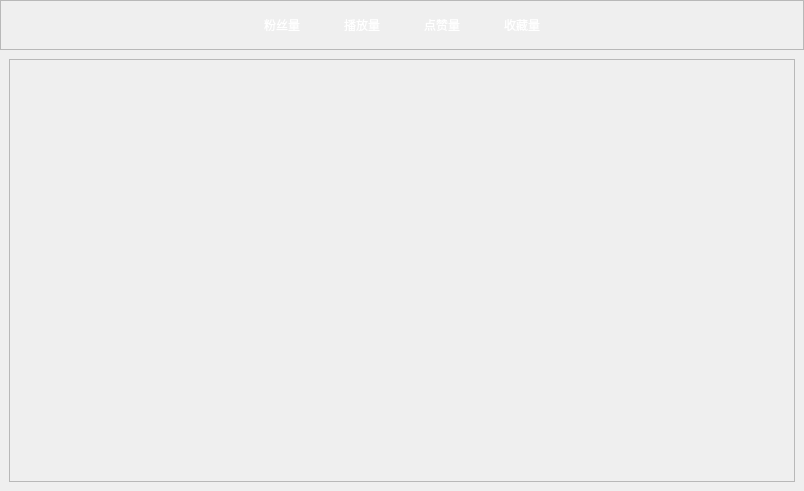
<?xml version="1.0" encoding="UTF-8"?>
<ui version="4.0">
 <class>DataAnalysis</class>
 <widget class="QWidget" name="DataAnalysis">
  <property name="geometry">
   <rect>
    <x>0</x>
    <y>0</y>
    <width>804</width>
    <height>491</height>
   </rect>
  </property>
  <property name="windowTitle">
   <string>Form</string>
  </property>
  <layout class="QVBoxLayout" name="verticalLayout_2">
   <property name="spacing">
    <number>0</number>
   </property>
   <property name="leftMargin">
    <number>0</number>
   </property>
   <property name="topMargin">
    <number>0</number>
   </property>
   <property name="rightMargin">
    <number>0</number>
   </property>
   <property name="bottomMargin">
    <number>0</number>
   </property>
   <item>
    <layout class="QVBoxLayout" name="verticalLayout">
     <item>
      <widget class="QFrame" name="frame_title">
       <property name="minimumSize">
        <size>
         <width>0</width>
         <height>50</height>
        </size>
       </property>
       <property name="maximumSize">
        <size>
         <width>16777215</width>
         <height>50</height>
        </size>
       </property>
       <property name="styleSheet">
        <string notr="true">QPushButton
{
color: white;
border-radius: 0px;
font: 400 15px &quot;微软雅黑&quot;;
}

QPushButton:hover
{
color: #f52c94;
border: 0px solid #f52c94;
font: 800 15px &quot;微软雅黑&quot;;
border-bottom-width: 1px;
}

QPushButton:checked
{
color: #f52c94;

border: 0px solid #f52c94;
font: 800 15px &quot;微软雅黑&quot;;
border-bottom-width: 1px;
}</string>
       </property>
       <property name="frameShape">
        <enum>QFrame::StyledPanel</enum>
       </property>
       <property name="frameShadow">
        <enum>QFrame::Raised</enum>
       </property>
       <layout class="QHBoxLayout" name="horizontalLayout">
        <property name="spacing">
         <number>30</number>
        </property>
        <property name="leftMargin">
         <number>0</number>
        </property>
        <property name="topMargin">
         <number>0</number>
        </property>
        <property name="rightMargin">
         <number>0</number>
        </property>
        <property name="bottomMargin">
         <number>0</number>
        </property>
        <item>
         <spacer name="horizontalSpacer">
          <property name="orientation">
           <enum>Qt::Horizontal</enum>
          </property>
          <property name="sizeHint" stdset="0">
           <size>
            <width>235</width>
            <height>20</height>
           </size>
          </property>
         </spacer>
        </item>
        <item>
         <widget class="QPushButton" name="pushButton_fanscount">
          <property name="minimumSize">
           <size>
            <width>50</width>
            <height>28</height>
           </size>
          </property>
          <property name="maximumSize">
           <size>
            <width>50</width>
            <height>28</height>
           </size>
          </property>
          <property name="text">
           <string>粉丝量</string>
          </property>
         </widget>
        </item>
        <item>
         <widget class="QPushButton" name="pushButton_playcount">
          <property name="minimumSize">
           <size>
            <width>50</width>
            <height>28</height>
           </size>
          </property>
          <property name="maximumSize">
           <size>
            <width>50</width>
            <height>28</height>
           </size>
          </property>
          <property name="text">
           <string>播放量</string>
          </property>
         </widget>
        </item>
        <item>
         <widget class="QPushButton" name="pushButton_likecount">
          <property name="minimumSize">
           <size>
            <width>50</width>
            <height>28</height>
           </size>
          </property>
          <property name="maximumSize">
           <size>
            <width>50</width>
            <height>28</height>
           </size>
          </property>
          <property name="text">
           <string>点赞量</string>
          </property>
         </widget>
        </item>
        <item>
         <widget class="QPushButton" name="pushButton_collectcount">
          <property name="minimumSize">
           <size>
            <width>50</width>
            <height>28</height>
           </size>
          </property>
          <property name="maximumSize">
           <size>
            <width>50</width>
            <height>28</height>
           </size>
          </property>
          <property name="text">
           <string>收藏量</string>
          </property>
         </widget>
        </item>
        <item>
         <spacer name="horizontalSpacer_2">
          <property name="orientation">
           <enum>Qt::Horizontal</enum>
          </property>
          <property name="sizeHint" stdset="0">
           <size>
            <width>235</width>
            <height>20</height>
           </size>
          </property>
         </spacer>
        </item>
       </layout>
      </widget>
     </item>
     <item>
      <widget class="QStackedWidget" name="stackedWidget_contents">
       <property name="currentIndex">
        <number>1</number>
       </property>
       <widget class="QWidget" name="page_fanscounts">
        <layout class="QVBoxLayout" name="verticalLayout_3">
         <item>
          <widget class="QScrollArea" name="scrollArea_fans">
           <property name="widgetResizable">
            <bool>true</bool>
           </property>
           <widget class="QWidget" name="scrollArea_fans_2">
            <property name="geometry">
             <rect>
              <x>0</x>
              <y>0</y>
              <width>782</width>
              <height>413</height>
             </rect>
            </property>
           </widget>
          </widget>
         </item>
        </layout>
       </widget>
       <widget class="QWidget" name="page_playcounts">
        <layout class="QVBoxLayout" name="verticalLayout_4">
         <item>
          <widget class="QScrollArea" name="scrollArea_plays">
           <property name="widgetResizable">
            <bool>true</bool>
           </property>
           <widget class="QWidget" name="scrollAreaWidgetContents_2">
            <property name="geometry">
             <rect>
              <x>0</x>
              <y>0</y>
              <width>782</width>
              <height>413</height>
             </rect>
            </property>
           </widget>
          </widget>
         </item>
        </layout>
       </widget>
       <widget class="QWidget" name="page_likecounts">
        <layout class="QVBoxLayout" name="verticalLayout_5">
         <item>
          <widget class="QScrollArea" name="scrollArea_likes">
           <property name="widgetResizable">
            <bool>true</bool>
           </property>
           <widget class="QWidget" name="scrollAreaWidgetContents_3">
            <property name="geometry">
             <rect>
              <x>0</x>
              <y>0</y>
              <width>782</width>
              <height>413</height>
             </rect>
            </property>
           </widget>
          </widget>
         </item>
        </layout>
       </widget>
       <widget class="QWidget" name="page_colcounts">
        <layout class="QVBoxLayout" name="verticalLayout_6">
         <item>
          <widget class="QScrollArea" name="scrollArea_cols">
           <property name="widgetResizable">
            <bool>true</bool>
           </property>
           <widget class="QWidget" name="scrollAreaWidgetContents_4">
            <property name="geometry">
             <rect>
              <x>0</x>
              <y>0</y>
              <width>782</width>
              <height>413</height>
             </rect>
            </property>
           </widget>
          </widget>
         </item>
        </layout>
       </widget>
      </widget>
     </item>
    </layout>
   </item>
  </layout>
 </widget>
 <resources/>
 <connections/>
</ui>
